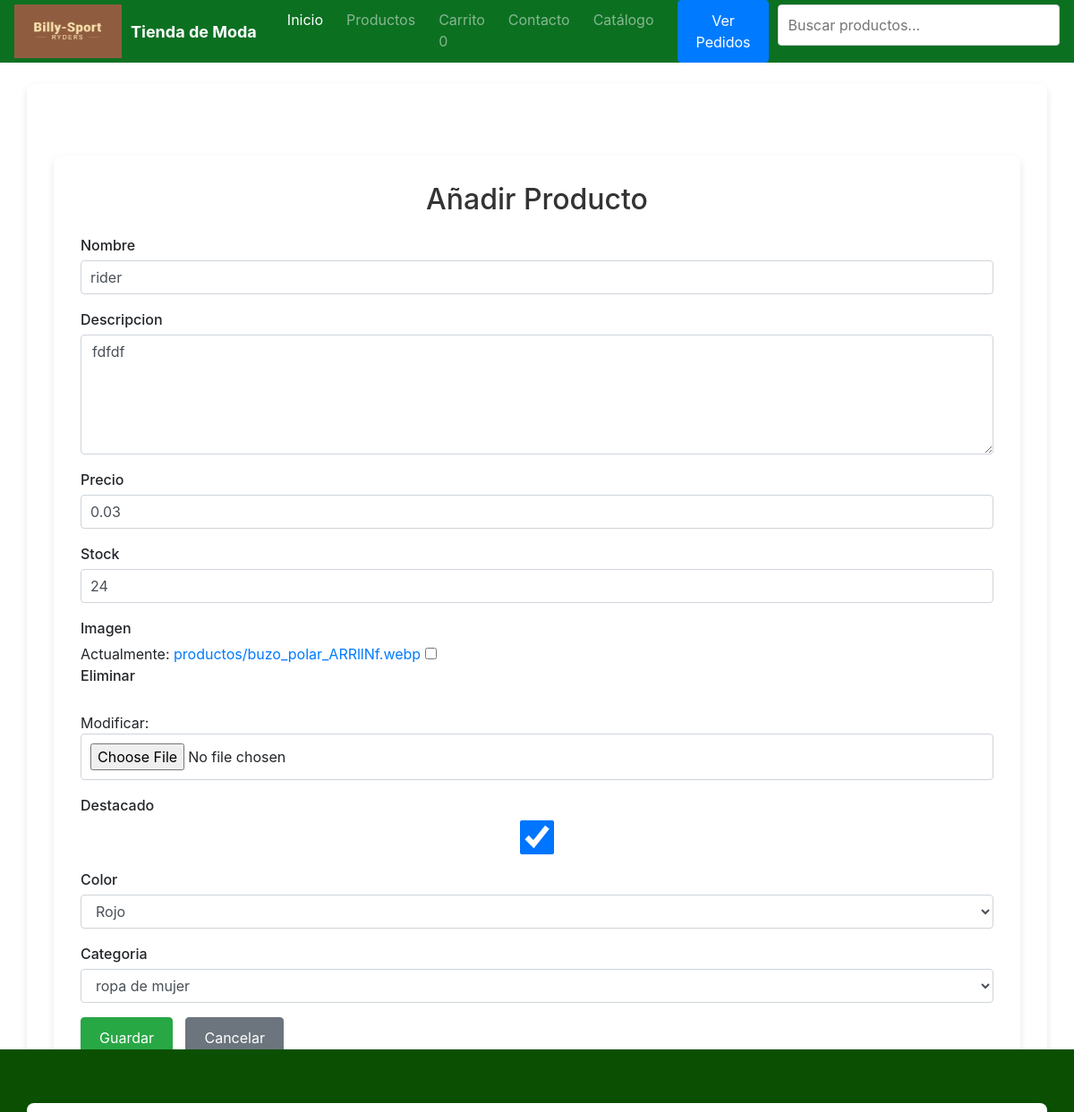
Screenshot of /productos/editar/2/ with the database file from the repository.
### productos/models.py (models this page shows, shortened)
class Producto(models.Model):
    id = models.AutoField(primary_key=True)
    nombre = models.CharField(max_length=200)
    descripcion = models.TextField()
    precio = models.DecimalField(max_digits=10, decimal_places=2)
    stock = models.PositiveIntegerField(default=0)
    imagen = models.ImageField(upload_to='productos/', blank=True, null=True)
    destacado = models.BooleanField(default=False)
    COLOR_CHOICES = [
        ('rojo', 'Rojo'),
        ('naranja', 'Naranja'),
        ('amarillo', 'Amarillo'),
        ('verde', 'Verde'),
        ('celeste', 'Celeste'),
        ('azul', 'Azul'),
        ('violeta', 'Violeta'),
        ('rosa', 'Rosa'),
        ('negro', 'Negro'),
        ('blanco', 'Blanco'),
        ('gris', 'Gris'),
        ('marrón', 'Marrón'),
    ]
    color = models.CharField(max_length=20, choices=COLOR_CHOICES, default='rojo')
    categoria = models.ForeignKey(Categoria, on_delete=models.CASCADE, related_name='productos')

class Categoria(models.Model):
    nombre = models.CharField(max_length=100, unique=True)  # Añadido `unique=True` para evitar duplicados
    def __str__(self):
        return self.nombre

### productos/views.py (the view)
# urls.py: path('productos/editar/<int:producto_id>/', views.editar_producto, name='editar_producto'),
def editar_producto(request, producto_id):
    producto = get_object_or_404(Producto, pk=producto_id)
    if request.method == 'POST':
        form = ProductoForm(request.POST, request.FILES, instance=producto)
        if form.is_valid():
            form.save()
            return redirect('productos:lista_producto')
    else:
        form = ProductoForm(instance=producto)
    return render(request, 'productos/crear_producto.html', {'form': form})

### productos/forms.py
class ProductoForm(forms.ModelForm):
    class Meta:
        model = Producto
        fields = '__all__'
    def __init__(self, *args, **kwargs):
        super().__init__(*args, **kwargs)
        self.label_suffix = ""
        for field in self.fields.values():
            field.label = field.label.title()
            if isinstance(field.widget, forms.FileInput):
                field.widget.attrs.update({'class': 'form-control-file'})
            else:
                field.widget.attrs.update({'class': 'form-control'})
                field.widget.attrs.update({'placeholder': field.label})
            if isinstance(field.widget, forms.Textarea): # Verificación correcta del tipo de widget
                field.widget.attrs['rows'] = 5  # Asignación directa

### productos/templates/productos/crear_producto.html (shortened to what this page needs)
{% extends 'productos/base.html' %}
{% load static %}
{% block extra_head %}
    <link rel="stylesheet" href="{% static 'productos/css/crear_producto.css' %}">
{% endblock %}
{% block content %}
    <div class="container">
        <h2>Añadir Producto</h2>
        <form method="POST" enctype="multipart/form-data">
            {{ form.as_p }}
            <div class="mt-3">
                <button type="submit" class="btn btn-success">Guardar</button>
                <a href="{% url 'productos:lista_producto' %}" class="btn btn-secondary">Cancelar</a>
            </div>
        </form>
    </div>
{% endblock %}

### static/productos/css/crear_producto.css (style rules this page uses)
.container { margin-top: 50px; padding: 30px; background-color: #fff; border-radius: 8px; box-shadow: 0 4px 8px rgba(0, 0, 0, 0.1); }
h2 { color: #333; text-align: center; margin-bottom: 20px; }
label { display: block; margin-bottom: 5px; font-weight: 500; }
input[type="text"], input[type="number"], input[type="file"], textarea, select { width: 100%; padding: 10px; margin-bottom: 15px; border: 1px solid #ced4da; border-radius: 4px; box-sizing: border-box; font-size: 16px; transition: border-color 0.3s ease; }
.btn { padding: 10px 20px; margin-right: 10px; border-radius: 4px; font-size: 16px; transition: background-color 0.3s ease; }
.btn-success { background-color: #28a745; border-color: #28a745; }
.btn-secondary { background-color: #6c757d; border-color: #6c757d; }

### rows the page displays
Producto: nombre "rider", descripcion "fdfdf", precio "0.03", stock "24", destacado "☑", color "Rojo", categoria "ropa de mujer"
